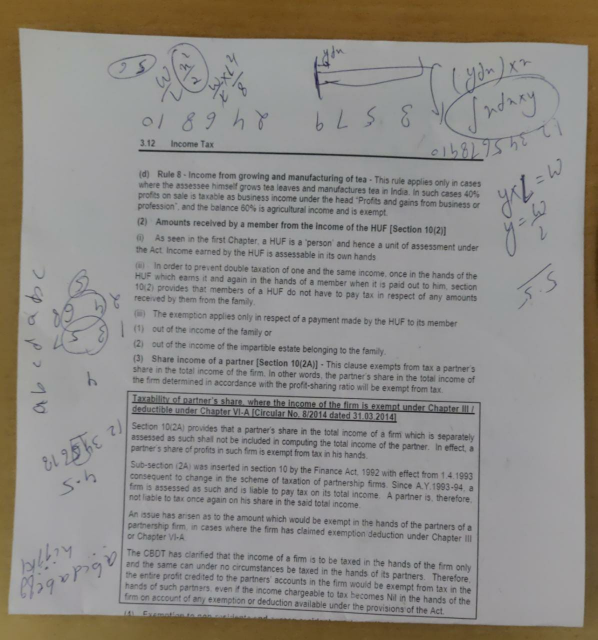
#> input picture DocumentScanner/paper.jpeg, 1195 x 1280 px (shown at 1/2 size)
$ python scan.py --image paper.jpeg
#> lines starting #> are read from the running program, lines starting #| are printed output that depends on the picture; after the words box and inside, x2 and y2 are one past the last pixel; in counts of white or black regions, pixels touching at a corner belong together
### DocumentScanner/extfns.py
import cv2 as cv
import numpy as np

def grab_contours(cnts):
    # if the length the contours tuple returned by cv2.findContours
    # is '2' then we are using either OpenCV v2.4, v4-beta, or
    # v4-official
    if len(cnts) == 2:
        cnts = cnts[0]

    # if the length of the contours tuple is '3' then we are using
    # either OpenCV v3, v4-pre, or v4-alpha
    elif len(cnts) == 3:
        cnts = cnts[1]

    # otherwise OpenCV has changed their cv2.findContours
    else:
        raise Exception(("Contours tuple must have length 2 or 3, "
            "otherwise OpenCV changed their cv2.findContours return "
            "signature yet again. Refer to OpenCV's documentation "
            "in that case"))

    # return the actual contours array
    return cnts

def resize(image, width=None, height=None,inter=cv.INTER_AREA):
    dim = None
    (h,w) = image.shape[:2]

    if width is None and height is None:
        return image

    if width is None:
        r = height / float(h)
        dim = (int(w*r), height)

    else:
        r = width / float(w)
        dim = (width, int(h*r))

    resized = cv.resize(image, dim, interpolation=inter)

    return resized

# [47 lines left out: functions rotate, rotate_bound, auto_canny, not called in this run]

### DocumentScanner/transform.py
import numpy as np
import cv2 as cv

def order_points(points):
    """
        Initialise a list of coordinates that will be ordered
        such that the first entry in the list is the top-left,
        second is the top-right, third is the bottom-right, and
        the fourth entry is bottom-left
    """
    rect = np.zeros((4,2), dtype='float32')

    """
    The top-left point will have the smallest sum, where as the
    bottom-right point will have the largest sum among all four
    """
    sum = points.sum(axis=1)
    rect[0] = points[np.argmin(sum)]
    rect[2] = points[np.argmax(sum)]

    """
    The top-right will have the smallest difference, and
    the bottom-left will have the largest difference
    """
    difference = np.diff(points, axis=1)
    rect[1] = points[np.argmin(difference)]
    rect[3] = points[np.argmax(difference)]

    return rect

def four_point_transform(image, pts):
    """
    Obtain a consistent order of points and
    unpack them individually
    """
    rect = order_points(pts)
    (tl,tr,br,bl) = rect

    """
    Compute the width of the new image, which will be the
    maximum distance between bottom-right and bottom-left or
    between top-right and top-left
    """
    widthA = np.sqrt(((br[0] - bl[0]) ** 2) + ((br[1] - bl[1]) ** 2))
    widthB = np.sqrt(((tr[0] - tl[0]) ** 2) + ((tr[1] - tl[1]) ** 2))
    maxWidth = max(int(widthA),int(widthB))

    """
    Compute the height of new image, which will be the
    maximum distance between top-right and bottom-right or
    between the top-left and bottom-left
    """
    heightA = np.sqrt(((tr[0] - br[0]) ** 2) + ((tr[1] - br[1]) ** 2))
    heightB = np.sqrt(((tl[0] - bl[0]) ** 2) + ((tl[1] - bl[1]) ** 2))
    maxHeight = max(int(heightA), int(heightB))

    """
   	Now that we have the dimensions of the new image, construct
	the set of destination points to obtain a "birds eye view",
	(i.e. top-down view) of the image, again specifying points
	in the top-left, top-right, bottom-right, and bottom-left
	order
    """

    dst = np.array([
        [0,0],
        [maxWidth - 1,0],
        [maxWidth - 1, maxHeight - 1],
        [0, maxHeight - 1]
    ], dtype="float32")

    # Compute the perspective transform matrix and then apply it
    """
    getPerspectiveTransform takes source and destination array,
    converts the source to the destination
    """
    M = cv.getPerspectiveTransform(rect, dst)

    # warpPerspective takes image, the input array, and the size
    warped = cv.warpPerspective(image, M, (maxWidth, maxHeight))

    return warped

### DocumentScanner/scan.py
from transform import four_point_transform
from skimage.filters import threshold_local
import numpy as np
from extfns import *
import argparse
import cv2 as cv

ap = argparse.ArgumentParser()
ap.add_argument("-i","--image",required=True,help="Path to the image to be scanned")
args = vars(ap.parse_args())

image = cv.imread(args["image"])
#> image is the input picture: shape (1280, 1195, 3); mean B, G, R 134, 138.7, 141.9
ratio = image.shape[0] / 500.0
#> ratio = 2.56
original = image.copy()
image = resize(image, height = 500)

"""
Convert the image to grayscale, blur it, and find edges
in the image
"""
gray = cv.cvtColor(image, cv.COLOR_BGR2GRAY)
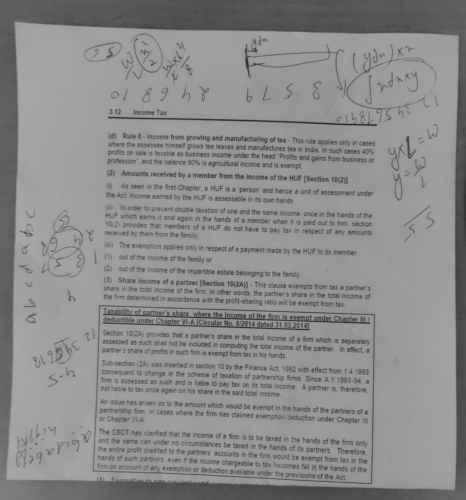
#> gray: shape (500, 466); min 40, max 168, mean 139.1
gray = cv.GaussianBlur(gray, (5,5),0)
edged = cv.Canny(gray, 75, 200)
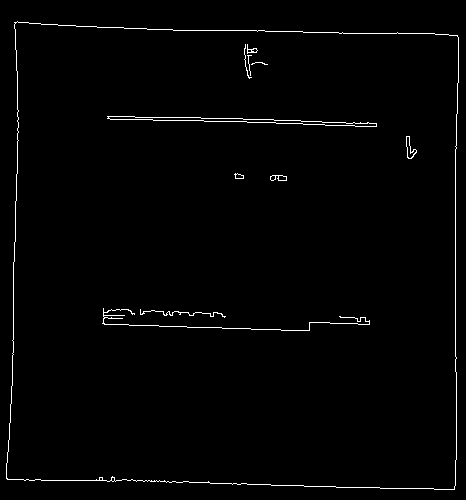
#> edged: shape (500, 466); 1.4% white in thin lines or dots
# edged = auto_canny(gray)

# Show the original and the edge detected image
cv.imshow("Image", image)
cv.imshow("Edged",edged)
cv.waitKey(0)
cv.destroyAllWindows()

"""
Find the contours in the edged image, keeping only the
largest ones, and initialise the screen contour
"""
contours = cv.findContours(edged.copy(),cv.RETR_LIST,cv.CHAIN_APPROX_SIMPLE)
#> contours = 21 contours, 8 with area under 20; largest, box (x1, y1, x2, y2) and area: (6, 21, 459, 490) 200666, (6, 21, 459, 490) 200634, (107, 116, 377, 127) 768, (108, 116, 377, 127) 762, (406, 136, 417, 159) 98
contours = grab_contours(contours)
#> in grab_contours, `cnts = cnts[0]`: cnts has the same summary as contours outside grab_contours
contours = sorted(contours, key=cv.contourArea, reverse=True)[:5]
#> contours = 5 contours; box (x1, y1, x2, y2) and area: (6, 21, 459, 490) 200666, (6, 21, 459, 490) 200634, (107, 116, 377, 127) 768, (108, 116, 377, 127) 762, (406, 136, 417, 159) 98

# Loop over the contours
for c in contours:
    perimeter = cv.arcLength(c, True)
    approx = cv.approxPolyDP(c, 0.02*perimeter, True)
    # If the polygon has 4 sides, we have our document
    if len(approx) == 4:
        screenCount = approx
        break
#> this loop made 1 pass
#> (perimeter, screenCount) on pass 1: (1845.3, [[14, 22], [6, 478], [454, 489], [457, 35]])

cv.drawContours(image, [screenCount], -1, (0, 255, 0), 2)
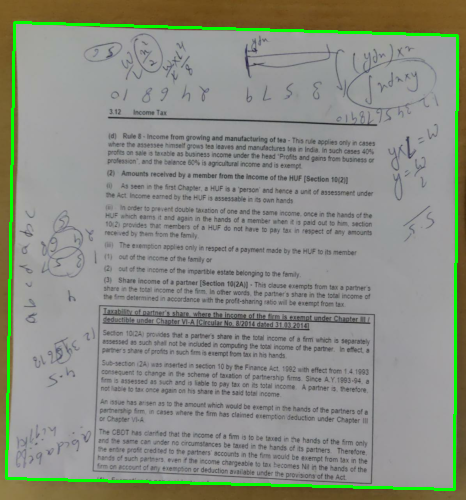
#> image: shape (500, 466, 3); mean B, G, R 132.1, 142.1, 139.1
cv.imshow("Outline", image)
cv.waitKey(0)
cv.destroyAllWindows()

"""
Applying the bird-eye view to the scanned document
"""
warped = four_point_transform(original, screenCount.reshape(4,2) * ratio)
#> in order_points, `sum = points.sum(axis=1)`: sum = [92.16, 1239, 2414.1, 1259.5]
#> in order_points, `difference = np.diff(points, axis=1)`: difference = [20.48, 1208.3, 89.6, -1080.3]
#> in four_point_transform, `rect = order_points(pts)`: rect = [[35.84, 56.32], [1169.9, 89.6], [1162.2, 1251.8], [15.36, 1223.7]]
#> in four_point_transform, `(tl,tr,br,bl) = rect`: tl = [35.84, 56.32]; tr = [1169.9, 89.6]; br = [1162.2, 1251.8]; bl = [15.36, 1223.7]
#> in four_point_transform, `widthA = np.sqrt(((br[0] - bl[0]) ** 2) + ((br[1] - bl[1]) ** 2))`: widthA = 1147.2
#> in four_point_transform, `widthB = np.sqrt(((tr[0] - tl[0]) ** 2) + ((tr[1] - tl[1]) ** 2))`: widthB = 1134.6
#> in four_point_transform, `maxWidth = max(int(widthA),int(widthB))`: maxWidth = 1147
#> in four_point_transform, `heightA = np.sqrt(((tr[0] - br[0]) ** 2) + ((tr[1] - br[1]) ** 2))`: heightA = 1162.3
#> in four_point_transform, `heightB = np.sqrt(((tl[0] - bl[0]) ** 2) + ((tl[1] - bl[1]) ** 2))`: heightB = 1167.5
#> in four_point_transform, `maxHeight = max(int(heightA), int(heightB))`: maxHeight = 1167
#> in four_point_transform, `dst = np.array([ [0,0], [maxWidth - 1,0], [maxWidth - 1, maxHeight - 1..`: dst = [[0, 0], [1146, 0], [1146, 1166], [0, 1166]]
#> in four_point_transform, `M = cv.getPerspectiveTransform(rect, dst)`: M = [[1.01, 0.0176, -37.04], [-0.0296, 1.01, -55.82], [-4.39e-06, 9.57e-06, 1]]
#> in four_point_transform, `warped = cv.warpPerspective(image, M, (maxWidth, maxHeight))`:
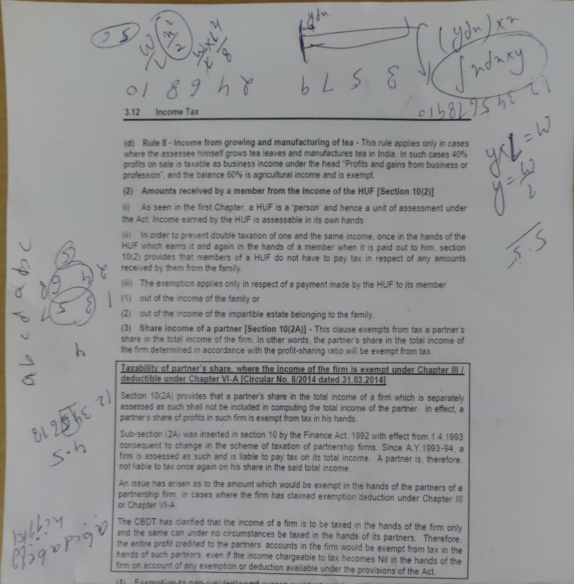
#> warped: shape (1167, 1147, 3) (shown at 1/2 size); mean B, G, R 147.4, 146.5, 146.4

"""
Applying grayscale to the warped image, then threshold it
"""
warped = cv.cvtColor(warped, cv.COLOR_BGR2GRAY)
#> warped: shape (1167, 1147)
# T = threshold_local(warped, 21, offset=3, method='gaussian')
T = cv.adaptiveThreshold(warped, 255, cv.ADAPTIVE_THRESH_GAUSSIAN_C, cv.THRESH_BINARY_INV,5 ,5)
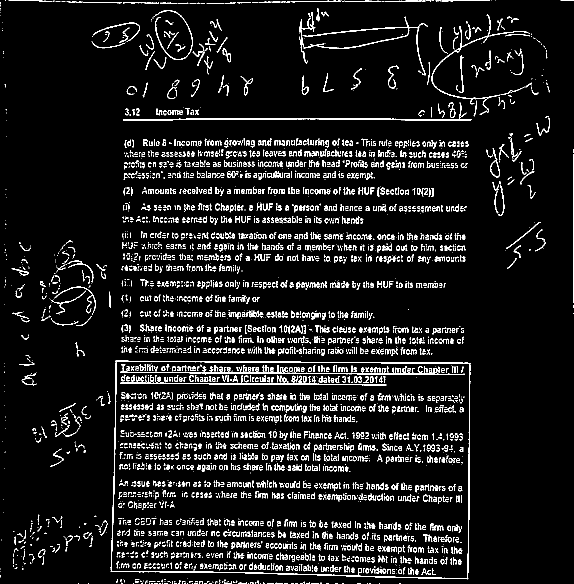
#> T: shape (1167, 1147) (shown at 1/2 size); 7.7% white in thin lines or dots
warped = (warped > T).astype('uint8') * 255
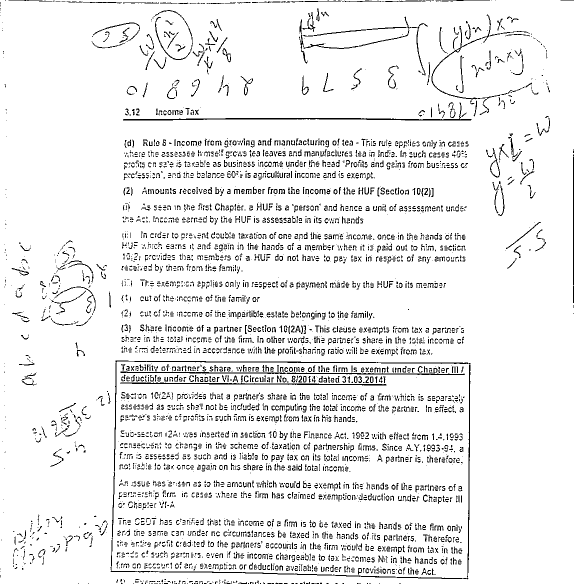
#> warped: shape (1167, 1147) (shown at 1/2 size); 92.3% white; black in thin lines or dots

cv.imshow("original", resize(original, height=650))
cv.imshow("warped", resize(warped, height=650))
#> call 3 of resize, with height = 650, inter = 3
#> in resize (call 3), `resized = cv.resize(image, dim, interpolation=inter)`:
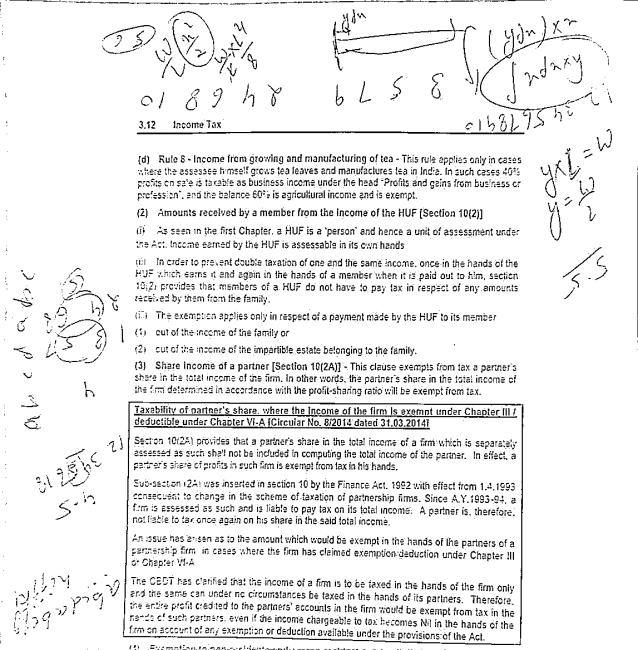
#> resized: shape (650, 638); min 0, max 255, mean 235.5
cv.waitKey(0)
